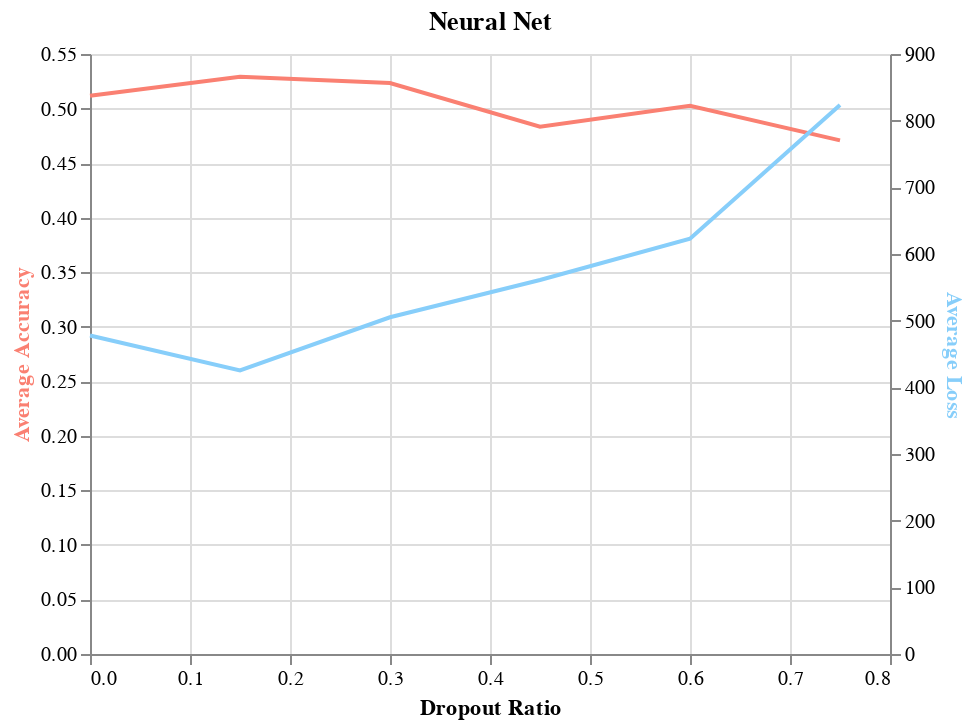

Notebook code for this chart:
### Code cell
base = alt.Chart(validation_results_embeddings).encode(
    alt.X('parameter_value', title='Dropout Ratio')
)

acc = base.mark_line(stroke='salmon').encode(
    alt.Y('average_accuracy', axis=alt.Axis(title='Average Accuracy', titleColor='salmon'))
)

loss = base.mark_line(stroke='lightskyblue').encode(
    alt.Y('average_loss', axis=alt.Axis(title='Average Loss', titleColor='lightskyblue'))
)

alt.layer(acc, loss).resolve_scale(
    y='independent'
).properties(title='Neural Net')

### Figure 1 — Vega-Lite specification as saved in the notebook (floating-point values rounded to 4 significant figures)
{"config": {"view": {"continuousWidth": 400, "continuousHeight": 300}}, "layer": [{"mark": {"type": "line", "stroke": "salmon"}, "encoding": {"x": {"field": "parameter_value", "title": "Dropout Ratio", "type": "quantitative"}, "y": {"axis": {"title": "Average Accuracy", "titleColor": "salmon"}, "field": "average_accuracy", "type": "quantitative"}}}, {"mark": {"type": "line", "stroke": "lightskyblue"}, "encoding": {"x": {"field": "parameter_value", "title": "Dropout Ratio", "type": "quantitative"}, "y": {"axis": {"title": "Average Loss", "titleColor": "lightskyblue"}, "field": "average_loss", "type": "quantitative"}}}], "data": {"name": "data-5cc42d041627b6d865aaab2a136e64d7"}, "resolve": {"scale": {"y": "independent"}}, "title": "Neural Net", "$schema": "https://vega.github.io/schema/vega-lite/v4.17.0.json", "datasets": {"data-5cc42d041627b6d865aaab2a136e64d7": [{"parameter_name": "dropout", "parameter_value": 0.0, "average_accuracy": 0.5117, "average_loss": 477.7}, {"parameter_name": "dropout", "parameter_value": 0.15, "average_accuracy": 0.5292, "average_loss": 425.4}, {"parameter_name": "dropout", "parameter_value": 0.3, "average_accuracy": 0.5233, "average_loss": 505.1}, {"parameter_name": "dropout", "parameter_value": 0.45, "average_accuracy": 0.4833, "average_loss": 561.1}, {"parameter_name": "dropout", "parameter_value": 0.6, "average_accuracy": 0.5025, "average_loss": 622.9}, {"parameter_name": "dropout", "parameter_value": 0.75, "average_accuracy": 0.4708, "average_loss": 823.5}]}}
